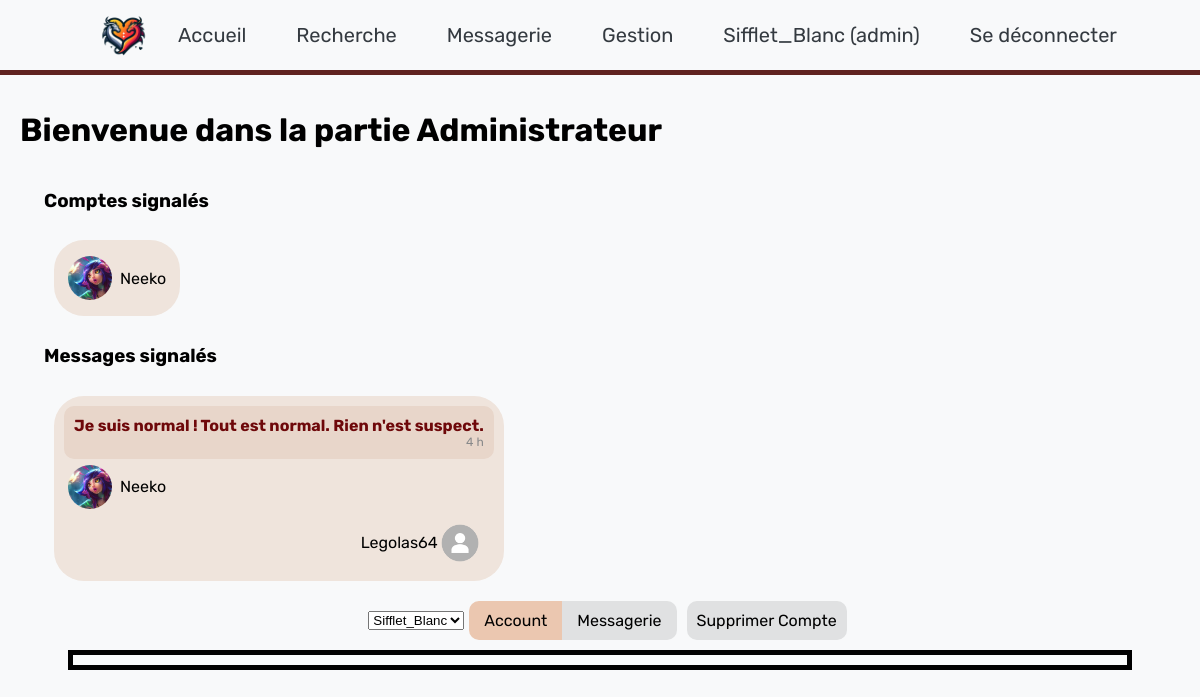
The app's page /admin.php (signed in) with its own data.
### tables this page shows
CREATE TABLE IF NOT EXISTS ReportAccount ( 
	IdReporter INT NOT NULL,
	IdAccount INT NOT NULL,
	CONSTRAINT cle_pri PRIMARY KEY (IdReporter, IdAccount),
	FOREIGN KEY (IdReporter) REFERENCES Account(IdAccount) ON DELETE CASCADE,
	FOREIGN KEY (IdAccount) REFERENCES Account(IdAccount) ON DELETE CASCADE);

CREATE TABLE IF NOT EXISTS Account ( 
	IdAccount INT NOT NULL PRIMARY KEY AUTO_INCREMENT,
	Pseudo VARCHAR(255) NOT NULL,
	Password VARCHAR(255) NOT NULL,
	Sexe VARCHAR(30),
	FirstName VARCHAR(127),
	Name VARCHAR(127),
	Mail VARCHAR(255) NOT NULL,
	DateOfCreation DATETIME NOT NULL DEFAULT current_timestamp(),
	DateOfBirth DATE NOT NULL,
	Country VARCHAR(127) NOT NULL,
	City VARCHAR(127) NOT NULL,
	Street VARCHAR(127),
	AdressNumber INT,
	LoveSituation VARCHAR(30),
	Species VARCHAR(35),
	HumanoidGauge FLOAT(10),
	Size DECIMAL(9,2),
	Weight DECIMAL(9,2),
	EyeColor VARCHAR(30),
	Smoker INT(1),
	ProfilPictureFile VARCHAR(255) NOT NULL DEFAULT "ProfilDefaultPicture.png",
	WelcomeMessage TEXT);

CREATE TABLE IF NOT EXISTS ReportMsg ( 
	IdMessage INT NOT NULL PRIMARY KEY,
	FOREIGN KEY (IdMessage) REFERENCES Message(IdMessage) ON DELETE CASCADE);

### admin.php (the view, shortened to what this page needs)
<?php
try{
	$bdd = new PDO('mysql:host=localhost;dbname=BddSiteDeRencontre;charset=utf8','User','fv_7qJ6j2_VY_T5',array(PDO::ATTR_ERRMODE=>PDO::ERRMODE_EXCEPTION));
}
catch (Exception $e){
	die('Erreur : '.$e->getMessage());
}
if(isset($_SESSION['password']) AND isset($_SESSION['user'])){
	$user = htmlspecialchars($_SESSION['user']);
	$password = htmlspecialchars($_SESSION['password']);
	$User_tab = $bdd->prepare('SELECT IdAccount,Pseudo,Password FROM Account WHERE Pseudo=:user AND Password=:password AND IdAccount IN (SELECT IdAccount FROM Admin)');
	$User_tab->execute(array('user'=>$user, 'password'=>$password));
	if($User=$User_tab->fetch()){ ?>
		<!DOCTYPE html>
		<html>
			<head>
				<link rel="stylesheet" type="text/css" href="css/admin.css" media="all" />
				<link rel="stylesheet" type="text/css" href="css/messagerie.css" media="all" />
				<link rel="stylesheet" type="text/css" href="css/profil.css" media="all" />
			</head>
			<body onload="loadProfil()">
				<?php include("php/header.php"); ?>
				<div class="contener">
					<h1>Bienvenue dans la partie Administrateur</h1>
					<div id="contenerSignalement">
						<h3>Comptes signalés</h3>
						<div class="Reported">
						<?php
							$Report_tap = $bdd->query('SELECT * FROM ReportAccount ORDER BY IdAccount');
							while($Report=$Report_tap->fetch()){
								$AccountReport_tab = $bdd->prepare('SELECT Pseudo, ProfilPictureFile FROM Account WHERE IdAccount = :idaccount');
								$AccountReport_tab->execute(array('idaccount'=>$Report['IdAccount']));
								if($AccountReport=$AccountReport_tab->fetch()){
									?>
									<div class="MsgReported">
										<div class="profilReport" id="Sender" onclick="loadknownProfil('<?php echo $Report['IdAccount'];?>','Account')">
											<img class="profilPicture" src="img/<?php echo $Report['IdAccount']."/".$AccountReport['ProfilPictureFile'];?>">
											<div class="pseudo"><?php echo $AccountReport['Pseudo']; ?></div>
										</div>
									</div>
								<?php }
							}
						?>
						</div>
						<h3>Messages signalés</h3>
						<div class="Reported">
						<?php
							$Report_tap = $bdd->query('SELECT * FROM ReportMsg ORDER BY IdMessage');
							while($Report=$Report_tap->fetch()){
								$MsgReport_tab = $bdd->prepare('SELECT DATE_FORMAT(DateSend, \'%d/%m/%Y %H:%i\') AS date, DATE_FORMAT(DateSend, \'%Y-%m-%d-%H-%i-%s\') AS dateformat, Content, IdSender, IdRecipient, IdMessage FROM Message WHERE IdMessage = :idmessage');
								$MsgReport_tab->execute(array('idmessage'=>$Report['IdMessage']));
								if($MsgReport=$MsgReport_tab->fetch()){
									$Sender_tab = $bdd->prepare('SELECT Pseudo, ProfilPictureFile FROM Account WHERE IdAccount=:idsender');
									$Sender_tab->execute(array('idsender'=>$MsgReport['IdSender']));
									$Sender = $Sender_tab->fetch();
									$Reporter_tab = $bdd->prepare('SELECT Pseudo, ProfilPictureFile FROM Account WHERE IdAccount=:idsender');
									$Reporter_tab->execute(array('idsender'=>$MsgReport['IdRecipient']));
									$Reporter = $Reporter_tab->fetch();
									?>
									<div class="MsgReported">
										<div onclick="loadknownProfil('<?php echo $MsgReport['IdRecipient'];?>','Messagerie','<?php echo $Sender['Pseudo']; ?>','<?php echo $MsgReport['IdMessage'];?>')">
										<?php
											include('php/msg.php');
										?>
										</div>
										<div class="profilReport" id="Sender" onclick="loadknownProfil('<?php echo $MsgReport['IdSender'];?>','Account')">
											<img class="profilPicture" src="img/<?php echo $MsgReport['IdSender']."/".$Sender['ProfilPictureFile'];?>">
											<div class="pseudo"><?php echo $Sender['Pseudo']; ?></div>
										</div>
										<div id="ReporterContener">
											<div class="profilReport" id="Reporter" onclick="loadknownProfil('<?php echo $MsgReport['IdRecipient'];?>','Account')">
												<div class="pseudo"><?php echo $Reporter['Pseudo']; ?></div>
												<img class="profilPicture" src="img/<?php echo $MsgReport['IdRecipient']."/".$Reporter['ProfilPictureFile'];?>">
											</div>
										</div>
									</div>
								<?php }
							}
						?>
						</div>
					</div>
					<div class="reglage">
						<select name="user" id="user" onchange="loadProfil()" required>
							<?php
							$User_tab = $bdd->query('SELECT IdAccount, Pseudo, FirstName, Name FROM Account ORDER BY IdAccount');
							while($User=$User_tab->fetch()){
								echo '<option id="option'.$User['IdAccount'].'" value="'.$User['IdAccount'].'">'.$User['Pseudo'].'</option>';
							}
							?>
						</select>
						<div class="selecteur">
							<label class="type" for="Account">
								<div class="pseudo">Account</div>
							</label>
							<label class="type" for="Messagerie">
								<div class="pseudo">Messagerie</div>
							</label>
						</div>
						<div id="boutonSuppr" onclick="rmAccount()">
							Supprimer Compte
						</div>
					</div>
					<div id="contenerEmulateur">
						<div id="emulateur">
						</div>
					</div>
			</body>
		</html>
	<?php }
	else{header('Location: /');}
}
else{header('Location: /');}?>

### php/msg.php (shortened to what this page needs)
<?php
if(isset($_GET['IdMessage']) AND isset($_GET['IdSender']) AND isset($_GET['IdAccount']) AND isset($_GET['Content']) AND isset($_GET['dateformat']) AND isset($_GET['date'])){ ?>
	<div id="<?php echo $_GET['IdMessage'];?>" class="<?php if($_GET['IdSender'] == $_GET['IdAccount']){echo "sender";}else{echo "reciver";}?>">
		<div class="msg">
			<div class="content"><?php echo $_GET['Content'];?></div>
			<div class="hour" id="hour<?php echo $_GET['IdMessage'];?>"><?php
				$date_liste=explode('-',date('Y-m-d-H-i-s'));
				$date_aliste=explode('-',$_GET['dateformat']);
				$date_=$date_liste['0']*31557600+$date_liste['1']*2629800+$date_liste['2']*86400+$date_liste['3']*3600+$date_liste['4']*60+$date_liste['5'];
				$date_a=$date_aliste['0']*31557600+$date_aliste['1']*2629800+$date_aliste['2']*86400+$date_aliste['3']*3600+$date_aliste['4']*60+$date_aliste['5'];
				$Date_=$date_-$date_a;
				if($Date_<3600){echo intdiv($Date_,60).' min';}
				elseif($Date_<86400){echo intdiv($Date_,3600).' h';}
				elseif($Date_<2629800){echo $_GET['date'];}
			?></div>
		</div>
	</div>
<?php
}
?>

### css/style.css (style rules this page uses)
html { background-color: #f8f9fa; font-family: 'Rubik', sans-serif; }
body { margin: 0; }

### css/admin.css (style rules this page uses)
.contener { margin-top: calc(5vw + 10px); width: calc(100% - 40px); padding: 20px; }
#contenerSignalement { display: flex; flex-direction: column; margin-left: 2vw; }
#contenerSignalement .profilReport { height: 6vh; padding: 0.5vh; display: flex; align-items: center; border-radius: 1vh; cursor: pointer; }
.Reported { display: flex; }
.MsgReported { background-color: #efe4dc; border-radius: 30px; margin: 10px; padding: 10px; }
#contenerSignalement .sender { justify-content: center; }
#contenerSignalement .msg { margin: 0px; }
#ReporterContener { display: flex; justify-content: flex-end; }
#contenerSignalement .profilReport .pseudo { text-overflow: ellipsis; white-space: nowrap; overflow: hidden; }
#contenerSignalement .profilPicture { width: 5.5vh; height: 5.5vh; margin-right: 1vh; object-fit: cover; border-radius: 50%; }
.reglage { width: 100%; display: flex; align-items: center; justify-content: center; padding: 10px; }
.reglage div { margin-left: 5px; margin-right: 5px; }
#user { height: fit-content; }
.selecteur { display: flex; }
.selecteur label { padding: 10px; background-color: #e0e1e2; }
#Account + label { border-radius: 10px 0px 0px 10px; }
#Messagerie + label { border-radius: 0px 10px 10px 0px; }
#boutonSuppr { padding: 10px; background-color: #e0e1e2; border-radius: 10px; cursor: pointer; }
#contenerEmulateur { display: flex; justify-content: center; }
#emulateur { position: relative; width: 90%; height: 90%; border: solid 5px #000; padding: 5px; }

### css/messagerie.css (style rules this page uses)
input:checked + label { background: #ebc7b0; }
.sender { color: #6e080a; width: 100%; display: flex; justify-content: flex-end; }
.sender .msg { background: #e8d6ca; }
.msg { max-width: 50vw; margin: 10px 4vw 3px 2.5vw; padding: 10px; border-radius: 10px; display: flex; flex-direction: column; align-items: flex-end; overflow-wrap: break-word; position: relative; transition: filter 0.1s ease; }
.content { width: 100%; font-weight: bold; }
.hour { font-size: 12px; color: #88898a; }

### records on screen
reportaccount: IdAccount.ProfilPictureFile (picture), IdAccount.Pseudo "Neeko"
reportmsg: account.ProfilPictureFile (picture), account.Pseudo "Neeko", account.Pseudo "Legolas64", account.ProfilPictureFile (placeholder picture)

### other values on screen
$user "Sifflet_Blanc"
form field user "Sifflet_Blanc"
